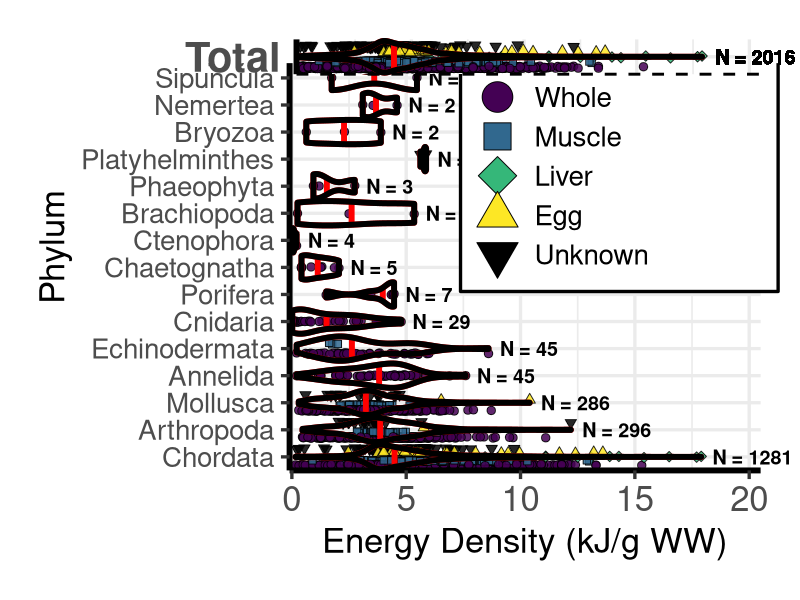

Write the R code that produced this figure.

#This script is created to input data files both of raw records and summarized averages
#Additional quality assurances are included for checking data completeness, see Metadata document included with publication
#Finally, a figure comparing distributions and medians by phyla is generated

#Code operated with R version 4.3.2 "Eye Holes"
#Created by NTH
#Last updated 12/19/24 (m/d/y)



#insert file path to the downloaded zip folder 
setwd("")

#Packages needed for this script to function
library(tidyverse)  #Version 1.3.1
library(ggplot2)    #Version 3.5.1
library(readr)      #Version 2.0.1
library(gridExtra)  #Version 2.3

#Personalization
theme_set(theme_bw(base_size=25))
options(dplyr.summarise.inform = FALSE,scipen=999)

#Read the raw database file into the environment
preyEDs<-read_csv("preyEDs_integrated_12_24.csv",col_types = list(Indigestible_perc=col_number()))

#Verification against the database supplied
colSums(preyEDs[,sapply(preyEDs,is.numeric)],na.rm=T)


#Viewing summaries for each phylum
preyEDs%>%group_by(Phylum)%>%mutate(Wet_KJg_min=ifelse(is.na(Wet_KJg_min),Wet_KJg_mean,Wet_KJg_min),
                                    Wet_KJg_max=ifelse(is.na(Wet_KJg_max),Wet_KJg_mean,Wet_KJg_max))%>%
  reframe(n=n_distinct(Taxa),
          m=mean(Wet_KJg_mean,na.rm=T),
          s=sd(Wet_KJg_mean,na.rm=T),
          l=min(Wet_KJg_min,na.rm=T),
          u=max(Wet_KJg_max,na.rm=T))%>%arrange(-n)

#### Plotting the Phyla energy density distributions ####

#Creating a summary dataframe for each phylum
phylaEDs<-preyEDs%>%
  filter(Phylum!="N/A")%>%
  group_by(Phylum)%>%
  reframe(n_spec=n_distinct(Taxa),
          n_samp=sum(N_replicates,na.rm=T),
          Wet_KJg=mean(Wet_KJg_mean,na.rm=T),
          Wet_SD=sd(Wet_KJg_mean,na.rm=T),
          max=max(Wet_KJg_mean,na.rm=T),
          median=median(Wet_KJg_mean,na.rm=T))%>%
  arrange(Wet_KJg)%>%
  mutate(height=seq(87,100,length=17),
         Phylum=fct_reorder(factor(Phylum),n_spec))%>%
  filter(Wet_KJg>0)


#Creating a violin plot with each phylum distribution and datapoints
phylaViolins<-left_join(preyEDs,phylaEDs)%>%mutate(Phylum=fct_reorder(factor(Phylum),n_spec,.desc=T))%>%
  filter(Phylum%in%phylaEDs$Phylum)%>%
  mutate(tissue_shape=case_when(grepl("whole",Sample_Type,ignore.case=T)~"Whole",
                                grepl("liver",Sample_Type,ignore.case=T)~"Liver",
                                grepl("muscle",Sample_Type,ignore.case=T)~"Muscle",
                                Sample_Type=="Roe"~"Egg",
                                Sample_Type=="Pooled"~"Whole",
                                Sample_Type=="Tail"~"Muscle",
                                T~"Unknown"),
         tissue_shape=factor(tissue_shape,levels=c("Whole","Muscle","Liver","Egg","Unknown")))%>%
  ggplot()+
  geom_jitter(aes(x=Phylum, y=Wet_KJg_mean,fill=tissue_shape,shape=tissue_shape),
              position=position_jitterdodge(0.2),color="black",alpha=0.85,size=2.5)+
  geom_violin(aes(x=Phylum, y=Wet_KJg_mean),fill="transparent",color="red",
              show.legend=F,draw_quantiles = c(0.5),scale="width",linewidth=2)+
  geom_violin(aes(x=Phylum, y=Wet_KJg_mean),fill="transparent",color="black",
              show.legend=F,scale="width",linewidth=2)+
  geom_text(data=filter(phylaEDs,max>0),aes(Phylum,y=max+0.5,label=paste0("N = ",n_spec)),
            size=5,fontface="bold",hjust=0)+
  scale_y_continuous(name="Energy Density (kJ/g WW)",limits=c(0,20),expand=expansion(add=c(0.1,0.5)))+
  scale_x_discrete(expand=expansion(add=c(0.5,1)))+
  scale_shape_manual(values=c(21:25),name="Tissue Type\nfor Energy Density\nEstimation")+
  scale_fill_manual(values=c(viridis::viridis_pal()(4),"black"),
                    name="Tissue Type\nfor Energy Density\nEstimation")+
  guides(shape=guide_legend(override.aes=list(alpha=1,size=10)))+
  theme(axis.text.x=element_text(size=25),panel.border=element_blank(),
        axis.line.x.bottom=element_line(linewidth=2),axis.line.x.top=element_line(linewidth=2),
        axis.line.y.right = element_blank(),axis.line.y.left=element_line(linewidth=2),
        plot.margin=unit(c(-1,1,1,1),"cm"),
        legend.position=c(0.7,0.8),legend.background=element_rect(color="black"))+
  coord_flip(clip="off")


totalViolin<-preyEDs%>%
  mutate(tissue_shape=case_when(grepl("whole",Sample_Type,ignore.case=T)~"Whole",
                                grepl("liver",Sample_Type,ignore.case=T)~"Liver",
                                grepl("muscle",Sample_Type,ignore.case=T)~"Muscle",
                                Sample_Type=="Roe"~"Egg",
                                Sample_Type=="Pooled"~"Whole",
                                Sample_Type=="Tail"~"Muscle",
                                T~"Unknown"),
         tissue_shape=factor(tissue_shape,levels=c("Whole","Muscle","Liver","Egg","Unknown")))%>%
  ggplot()+
  geom_jitter(aes(1, y=Wet_KJg_mean,fill=tissue_shape,shape=tissue_shape), 
              position=position_jitterdodge(0.25),show.legend=F,alpha=0.85,size=2.5)+
  geom_violin(aes(1, y=Wet_KJg_mean),color="red", fill="transparent",show.legend=F,
              draw_quantiles = c(0.5),scale="width",linewidth=2)+
  geom_violin(aes(1, y=Wet_KJg_mean),color="black", fill="transparent",show.legend=F,
              scale="width",linewidth=2)+
  geom_text(aes(1,y=18.5,label=paste0("N = ",n_distinct(preyEDs$Taxa))),
            size=5,fontface="bold",hjust=0)+
  scale_shape_manual(values=c(21:25),name="Tissue Type\nfor Energy Density\nEstimation")+
  scale_fill_manual(values=c(viridis::viridis_pal()(4),"black"),
                    name="Tissue Type\nfor Energy Density\nEstimation")+
  scale_y_continuous(limits=c(0,20),expand=expansion(add=c(0.1,0.5)))+
  scale_x_continuous(name=" ",breaks=c(1),labels=c("            Total"))+
  theme(panel.border = element_blank(),axis.ticks=element_blank(),axis.text.x=element_blank(),
        axis.title=element_blank(),axis.text.y=element_text(size=30,face="bold"),
        axis.line.y.left=element_line(linewidth=2),axis.line.x.top=element_line(linewidth=2),
        axis.line.x.bottom = element_line(size=1,linetype="dashed"),axis.line.y.right=element_line(linewidth=2),
        plot.margin=unit(c(1,1,-0.5,1.04),"cm"))+
  coord_flip(clip="off")

grid.arrange(phylaViolins,totalViolin,ncol=1,layout_matrix = t(t(c(2,2,1,1,1,1,1,1,1,1,1,1,1,1,1,1,1,1,1))))




# Summarized database

#Read in the summarized database
tableSummaryEDs<-read_csv("preyEDs_taxaSummarized.7.24.csv")

#Verification against the database supplied
colSums(tableSummaryEDs[,sapply(tableSummaryEDs,is.numeric)],na.rm=T)



